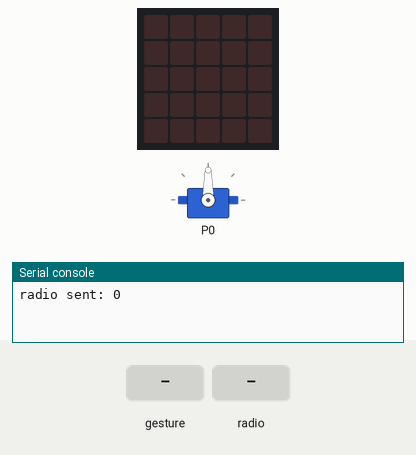
Simulated run of this program. Board: BBC micro:bit (MakeCode). Parts: servo, the board's 5×5 LED display, the last lines printed to the serial console. The inputs (shaded band) are chosen by the test bench. No radio messages arrive unless stated (any console line starting 'radio sent:' is added by the test bench); a tilt is held for 1.5 s and a shake lasts 1 s, then the board lies face up again.

Above: at 1.2 s.
1.3 s: gesture 'tilt left'
At 2.6 s:
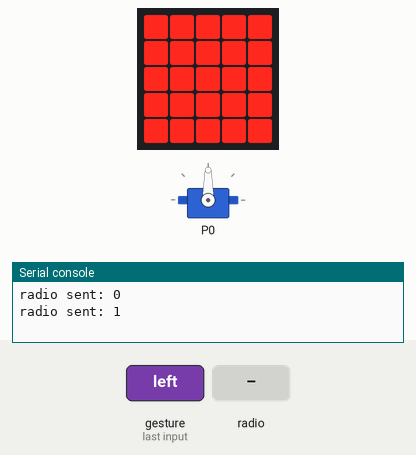
4.3 s: radio message "1" arrives
At 4.9 s:
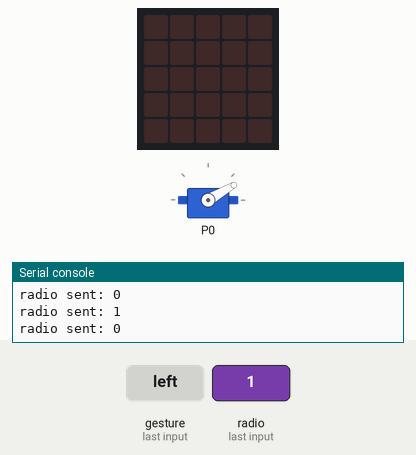
5.8 s: radio message "0" arrives
At 7.2 s:
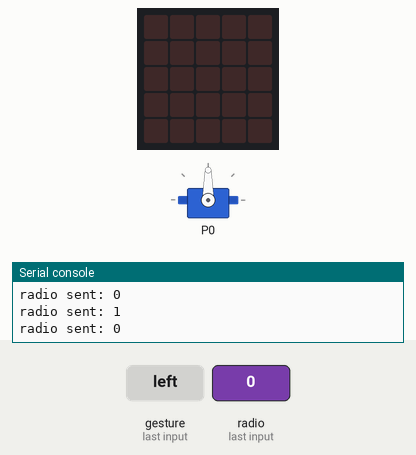
Timing chart, 0 to 8.8 s (numbered marks = the images above; inputs shaded):
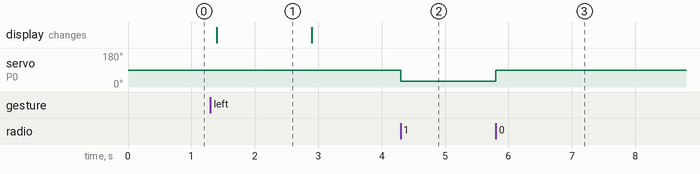

The program:

main.ts
```typescript
radio.onReceivedNumber(function (receivedNumber) {
    if (receivedNumber == 1) {
        servos.P0.setAngle(30)
    } else if (receivedNumber == 0) {
        servos.P0.setAngle(90)
    }
})
input.onGesture(Gesture.ScreenUp, function () {
    radio.sendNumber(0)
    basic.clearScreen()
})
input.onGesture(Gesture.TiltLeft, function () {
    radio.sendNumber(1)
    basic.showLeds(`
        # # # # #
        # # # # #
        # # # # #
        # # # # #
        # # # # #
        `)
})
radio.setGroup(1)
servos.P0.setAngle(90)
```

test.ts
```typescript
// aquí va el archivo "tests"; esto no se compilará cuando este paquete se utilice como una extensión.
```

Measured:
- after the input at 1.3 s, the display: changes after 0.10 s (image 1)
- after the input at 4.3 s, servo on P0: 90° → 30° at once
- after the input at 5.8 s, servo on P0: 30° → 90° at once
- what the display in image 1 shows lasts 1.5 s, from 1.4 s to 2.9 s
